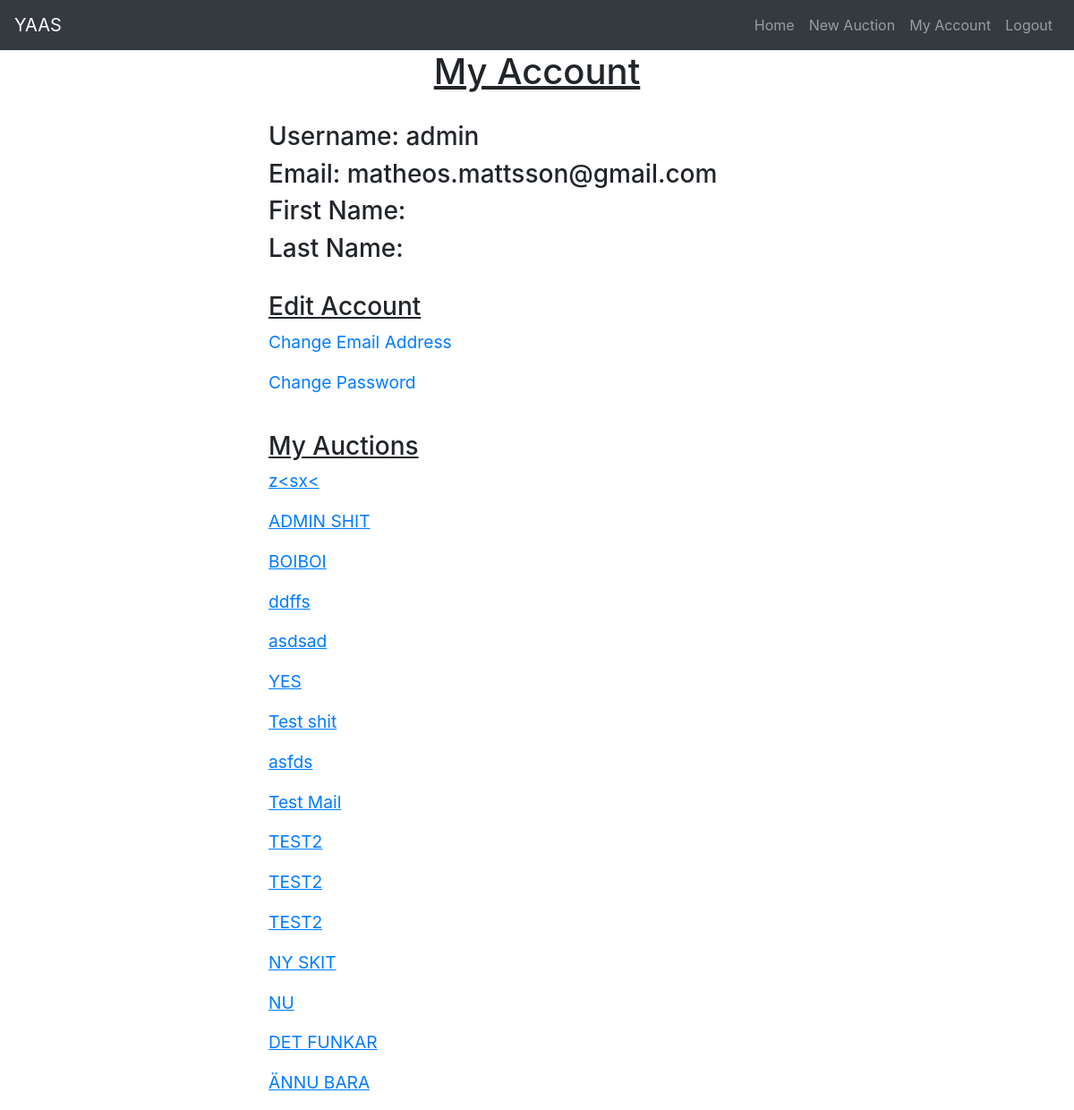
/my_account (signed in), run on the app's committed database.
### Auctions/models.py (models this page shows, shortened)
class Auction(models.Model):
    title = models.CharField(max_length=150)
    description = models.TextField()
    min_price = models.DecimalField(max_digits=9,decimal_places=2)
    deadline = models.DateTimeField(auto_now_add=False, auto_now=False)
    seller = models.ForeignKey(User, null=False, blank=False, on_delete=models.CASCADE)

### YAAS_App/views.py (the view)
# urls.py: path("my_account", my_account, name="my_account"),
@login_required()
def my_account(request):
    my_auctions = Auction.objects.filter(seller=request.user)
    return render(request, "my_account.html", {"my_auctions": my_auctions})

### YAAS_App/templates/my_account.html (shortened to what this page needs)
{% extends "base.html" %}
{% load static %}
{% block head %}
    <link rel="stylesheet" type="text/css" href="{% static 'css/main.css' %}" />
{% endblock %}
{% block content %}
    {% if user.is_authenticated %}
        <h1><u>My Account</u></h1>
        <br />
        <div id="acc_details">
            <h3>Username: {{ user.username }}</h3>
            <h3>Email: {{ user.email }}</h3>
            <h3>First Name: {{ user.first_name }}</h3>
            <h3>Last Name: {{ user.last_name }}</h3>
            <br />
            <h3><u>Edit Account</u></h3>
            <p><a href="{% url "email_change" %}">Change Email Address</a></p>
            <p><a href="{% url "password_change" %}">Change Password</a></p>
            <br />
            <h3><u>My Auctions</u></h3>
            {% for auction in my_auctions %}
               <p><a href="{% url "auction_view" auction_id=auction.id %}"><u>{{ auction.title }}</u></a></p>
            {% endfor %}
        </div>
        {% else %}
        <h2>You are not logged in.</h2>
    {% endif %}
{% endblock %}

### static/css/main.css (style rules this page uses)
h1,h2, h4, p.center { text-align:center; }
p { font-size: larger; }
#acc_details { margin: 0 auto; width: 50%; }

### data on the page
Auction: title "z<sx<"
Auction: title "ADMIN SHIT"
Auction: title "BOIBOI"
Auction: title "ddffs"
Auction: title "asdsad"
Auction: title "YES"
Auction: title "Test shit"
Auction: title "asfds"
Auction: title "Test Mail"
Auction: title "TEST2"
Auction: title "TEST2"
Auction: title "TEST2"
Auction: title "NY SKIT"
Auction: title "NU"
Auction: title "DET FUNKAR"
Auction: title "ÄNNU BARA"

### other printed values
{{ user.username }} "admin"
{{ user.email }} "matheos.mattsson@gmail.com"
